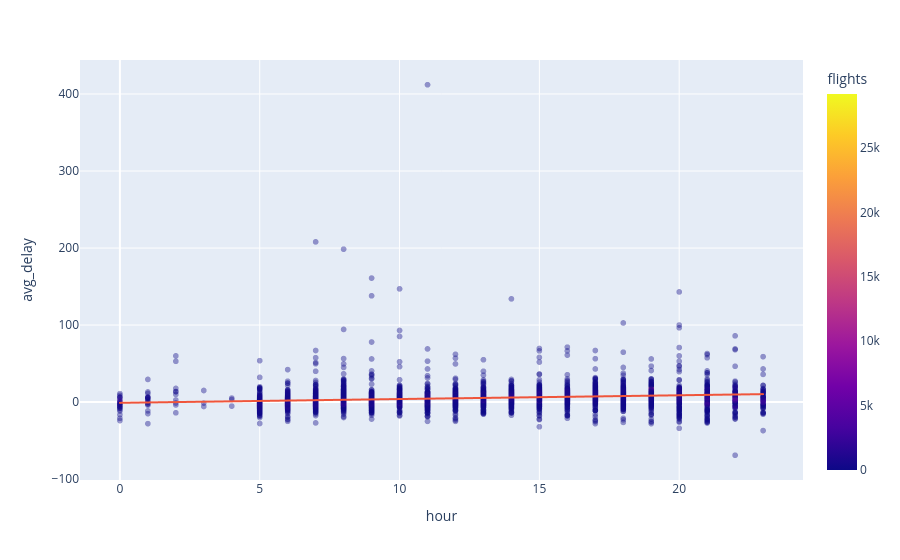

Notebook source saved alongside this figure:
### Code cell
fig = px.scatter(
    airport_hour_df,
    x='hour',
    y='avg_delay',
    color='flights',
    trendline='ols',
    opacity=0.4,
    hover_data = {'ORIGIN_AIRPORT': True}
)

fig.show()

### Figure 1 — Plotly figure (JSON) as saved in the notebook; plotly's stock layout.template omitted (floating-point values rounded to 4 significant figures; data arrays with more than 128 entries replaced by an {"elided": "..."} marker saying what was removed)
{"data": [{"customdata": {"elided": "4246x1 str values"}, "hovertemplate": "hour=%{x}<br>avg_delay=%{y}<br>ORIGIN_AIRPORT=%{customdata[0]}<br>flights=%{marker.color}<extra></extra>", "legendgroup": "", "marker": {"color": {"elided": "4246 int values"}, "coloraxis": "coloraxis", "opacity": 0.4, "symbol": "circle"}, "mode": "markers", "name": "", "showlegend": false, "type": "scattergl", "x": {"elided": "4246 int values"}, "xaxis": "x", "y": {"elided": "4246 float values"}, "yaxis": "y"}, {"hovertemplate": "<b>OLS trendline</b><br>avg_delay = 0.489941 * hour + -0.94285<br>R<sup>2</sup>=0.029828<br><br>hour=%{x}<br>avg_delay=%{y} <b>(trend)</b><extra></extra>", "legendgroup": "", "marker": {"symbol": "circle"}, "mode": "lines", "name": "", "showlegend": false, "type": "scattergl", "x": {"elided": "4246 int values"}, "xaxis": "x", "y": {"elided": "4246 float values"}, "yaxis": "y"}], "layout": {"coloraxis": {"colorbar": {"title": {"text": "flights"}}, "colorscale": [[0, "#0d0887"], [0.1111, "#46039f"], [0.2222, "#7201a8"], [0.3333, "#9c179e"], [0.4444, "#bd3786"], [0.5556, "#d8576b"], [0.6667, "#ed7953"], [0.7778, "#fb9f3a"], [0.8889, "#fdca26"], [1, "#f0f921"]]}, "legend": {"tracegroupgap": 0}, "margin": {"t": 60}, "xaxis": {"anchor": "y", "domain": [0, 1], "title": {"text": "hour"}}, "yaxis": {"anchor": "x", "domain": [0, 1], "title": {"text": "avg_delay"}}}}
